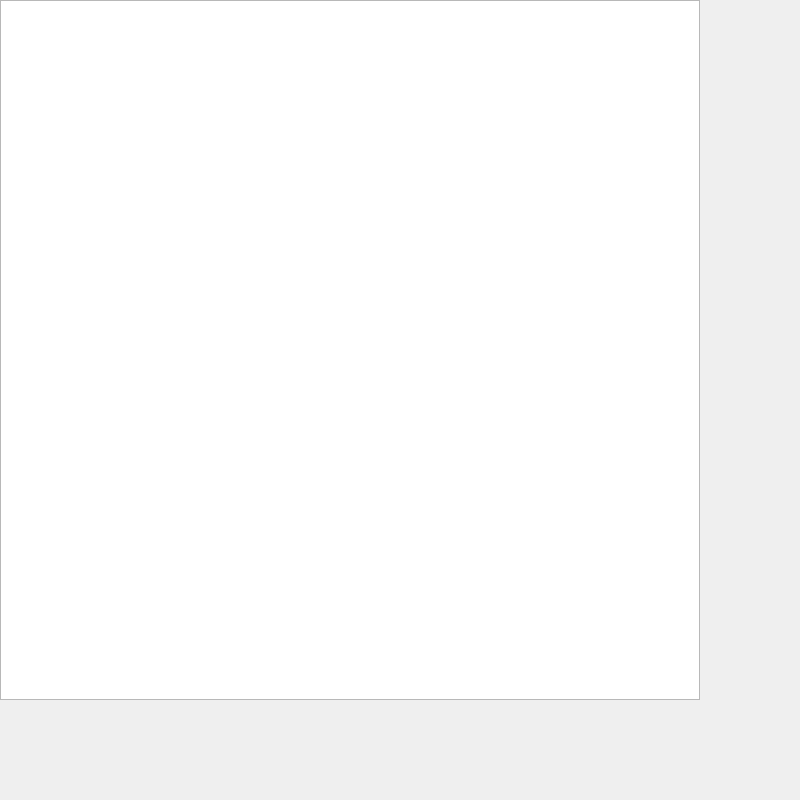
<?xml version="1.0" encoding="UTF-8"?>
<ui version="4.0">
 <class>Stage</class>
 <widget class="QWidget" name="Stage">
  <property name="geometry">
   <rect>
    <x>0</x>
    <y>0</y>
    <width>800</width>
    <height>800</height>
   </rect>
  </property>
  <property name="windowTitle">
   <string>Form</string>
  </property>
  <widget class="QGraphicsView" name="graphicsView">
   <property name="geometry">
    <rect>
     <x>0</x>
     <y>0</y>
     <width>700</width>
     <height>700</height>
    </rect>
   </property>
  </widget>
 </widget>
 <resources/>
 <connections/>
</ui>
